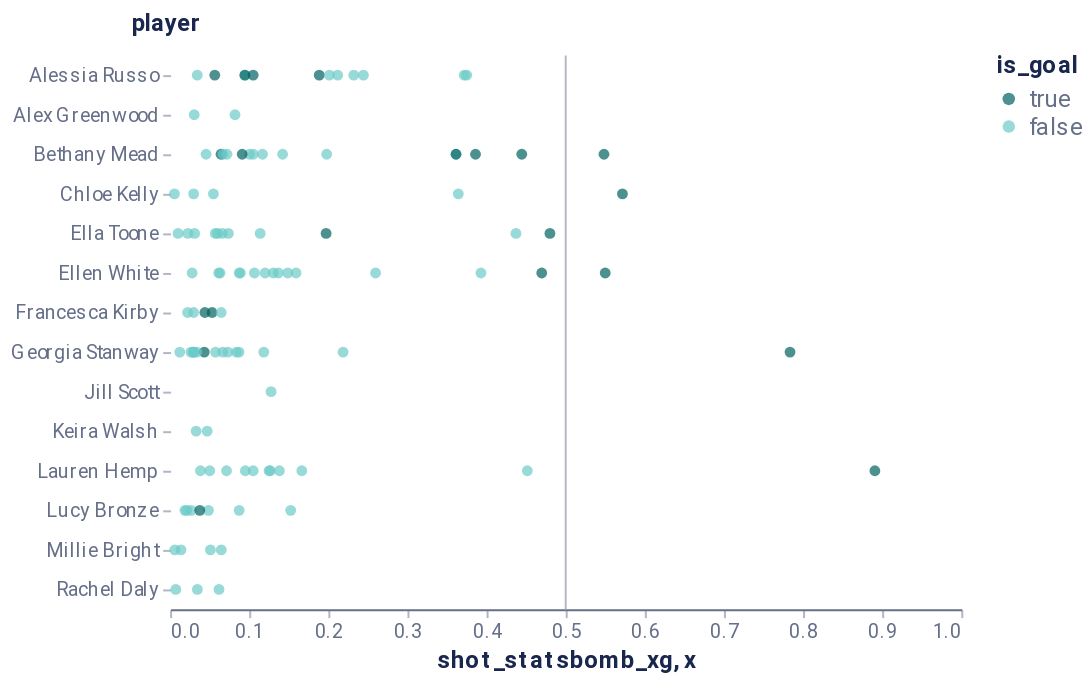

Notebook code cell kept with this figure:
### Markdown cell above
### 🧤 Golos improváveis / Unlikely goals

[PT] [Golos esperados (xG)](https://statsbomb.com/soccer-metrics/expected-goals-xg-explained/) é uma métrica desenhada para medir a probabilidade de um golo resultar num remate.
Por exemplo, um remate com uma valor xG de 0.2 significa que é esperado que fosse covertido em golo duas vezes por cada 10 tentativas.

- Quem marcou golo a partir dos remates mais fáceis/díficeis? [**Distribution** / Dot plot]

--- 

[EN] [Expected Goals (xG)](https://statsbomb.com/soccer-metrics/expected-goals-xg-explained/) is a metric designed to measure the probability of a shot
resulting in a goal. For example, a shot with an xG value of 0.2 is one that we would generally expect to be converted twice in every 10 attempts.

- Who is scoring easier/more difficult shots? [**Distribution** / Dot plot]

### Code cell
# Com um dot plot conseguimos uma visão mais granular dos dados.
# A dot plot allows us to have a more granular view of the data.

alt.Chart(england_shots).mark_point().encode(
    x=alt.X("shot_statsbomb_xg", scale=alt.Scale(domain=[0,1])),
    y=alt.Y("player"),
    color=alt.Color("is_goal", scale=alt.Scale(domain=[True, False], range=[tokens.COLOR_PRIMITIVES["teal"]["60"], tokens.COLOR_PRIMITIVES["teal"]["20"]])),
) + alt.Chart(
  # Desenhamos uma linha vertical na marca 0.5 para separar os remates que tinham uma probabilidade >50% de marcar golo.
  # We render a rule at the 0.5 mark to clearly split shots that had a >50% change of scoring a goal.
  pd.DataFrame({"x": [0.5]})).mark_rule(
      stroke=tokens.COLOR_PRIMITIVES["neutral"]["20"]
      ).encode(x="x")
